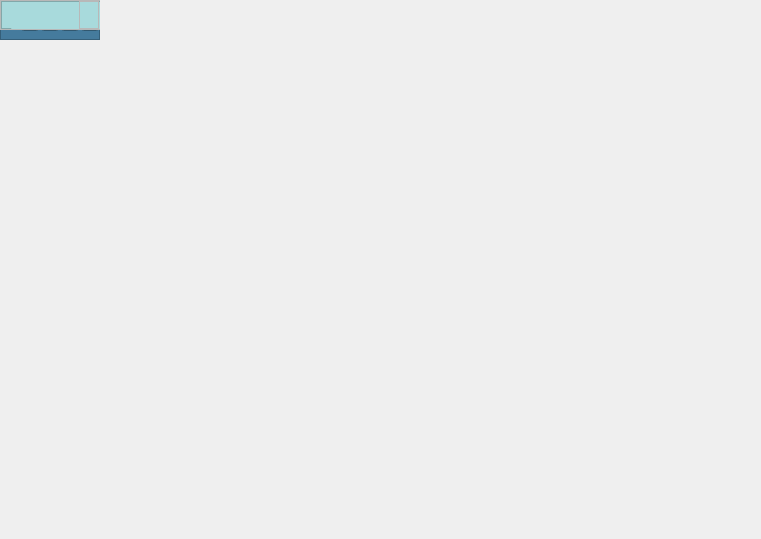
<?xml version="1.0" encoding="UTF-8"?>
<ui version="4.0">
 <class>MainWindow</class>
 <widget class="QMainWindow" name="MainWindow">
  <property name="geometry">
   <rect>
    <x>0</x>
    <y>0</y>
    <width>761</width>
    <height>539</height>
   </rect>
  </property>
  <property name="windowTitle">
   <string>Form</string>
  </property>
  <layout class="QVBoxLayout" name="verticalLayout">
   <property name="leftMargin">
    <number>0</number>
   </property>
   <property name="topMargin">
    <number>0</number>
   </property>
   <property name="rightMargin">
    <number>0</number>
   </property>
   <item>
    <widget class="QFrame" name="Frame_Superior">
     <property name="minimumSize">
      <size>
       <width>0</width>
       <height>40</height>
      </size>
     </property>
     <property name="maximumSize">
      <size>
       <width>16777215</width>
       <height>40</height>
      </size>
     </property>
     <property name="styleSheet">
      <string notr="true">background-color: rgb(69, 123, 157);</string>
     </property>
     <property name="frameShape">
      <enum>QFrame::StyledPanel</enum>
     </property>
     <property name="frameShadow">
      <enum>QFrame::Raised</enum>
     </property>
     <layout class="QHBoxLayout" name="horizontalLayout_2">
      <property name="spacing">
       <number>2</number>
      </property>
      <property name="leftMargin">
       <number>0</number>
      </property>
      <property name="topMargin">
       <number>0</number>
      </property>
      <property name="rightMargin">
       <number>0</number>
      </property>
      <property name="bottomMargin">
       <number>0</number>
      </property>
      <item>
       <widget class="QPushButton" name="btn_menu">
        <property name="minimumSize">
         <size>
          <width>0</width>
          <height>0</height>
         </size>
        </property>
        <property name="maximumSize">
         <size>
          <width>16777215</width>
          <height>16777215</height>
         </size>
        </property>
        <property name="layoutDirection">
         <enum>Qt::LeftToRight</enum>
        </property>
        <property name="styleSheet">
         <string notr="true">QPushButton{
background-color:#457b9d;
font:87 12pt&quot;Arial Black&quot;;
border-radius:0px;
}

QPushButton:hover{
background-color: #a8dadc;
font:87 12pt&quot;Arial Back&quot;;
border-radius:0px;
}</string>
        </property>
        <property name="text">
         <string>MENÚ</string>
        </property>
        <property name="icon">
         <iconset>
          <normaloff>../Intefaz_Grafica/MySQLvsNoSQL Performance/Imagenes/bars-solid.svg</normaloff>../Intefaz_Grafica/MySQLvsNoSQL Performance/Imagenes/bars-solid.svg</iconset>
        </property>
       </widget>
      </item>
      <item>
       <spacer name="horizontalSpacer">
        <property name="orientation">
         <enum>Qt::Horizontal</enum>
        </property>
        <property name="sizeHint" stdset="0">
         <size>
          <width>523</width>
          <height>20</height>
         </size>
        </property>
       </spacer>
      </item>
      <item>
       <widget class="QPushButton" name="btn_minimizar">
        <property name="styleSheet">
         <string notr="true">QPushButtom{
border:0px;
}
QPushButton:hover{
border:5px solid #a8dadc;
background-color:#a8dadc;
}
</string>
        </property>
        <property name="text">
         <string/>
        </property>
        <property name="icon">
         <iconset>
          <normaloff>../Intefaz_Grafica/MySQLvsNoSQL Performance/Imagenes/window-minimize-solid.svg</normaloff>../Intefaz_Grafica/MySQLvsNoSQL Performance/Imagenes/window-minimize-solid.svg</iconset>
        </property>
       </widget>
      </item>
      <item>
       <widget class="QPushButton" name="btn_restaurar">
        <property name="styleSheet">
         <string notr="true">QPushButtom{
border:0px;
}
QPushButton:hover{
border:5px solid #a8dadc;
background-color:#a8dadc;
}</string>
        </property>
        <property name="text">
         <string/>
        </property>
        <property name="icon">
         <iconset>
          <normaloff>../Intefaz_Grafica/MySQLvsNoSQL Performance/Imagenes/window-restore-regular.svg</normaloff>../Intefaz_Grafica/MySQLvsNoSQL Performance/Imagenes/window-restore-regular.svg</iconset>
        </property>
       </widget>
      </item>
      <item>
       <widget class="QPushButton" name="btn_maximizar">
        <property name="styleSheet">
         <string notr="true">QPushButtom{
border:0px;
}
QPushButton:hover{
border:5px solid #a8dadc;
background-color:#a8dadc;
}</string>
        </property>
        <property name="text">
         <string/>
        </property>
        <property name="icon">
         <iconset>
          <normaloff>../Intefaz_Grafica/MySQLvsNoSQL Performance/Imagenes/window-maximize-solid.svg</normaloff>../Intefaz_Grafica/MySQLvsNoSQL Performance/Imagenes/window-maximize-solid.svg</iconset>
        </property>
       </widget>
      </item>
      <item>
       <widget class="QPushButton" name="btn_cerrar">
        <property name="maximumSize">
         <size>
          <width>16777215</width>
          <height>16777215</height>
         </size>
        </property>
        <property name="styleSheet">
         <string notr="true">QPushButtom{
border:0px;
}
QPushButton:hover{
border:5px solid #a8dadc;
background-color:#a8dadc;
}</string>
        </property>
        <property name="text">
         <string/>
        </property>
        <property name="icon">
         <iconset>
          <normaloff>../Intefaz_Grafica/MySQLvsNoSQL Performance/Imagenes/times-circle-solid.svg</normaloff>../Intefaz_Grafica/MySQLvsNoSQL Performance/Imagenes/times-circle-solid.svg</iconset>
        </property>
       </widget>
      </item>
     </layout>
    </widget>
   </item>
   <item>
    <widget class="QFrame" name="Frame_Inferior">
     <property name="frameShape">
      <enum>QFrame::StyledPanel</enum>
     </property>
     <property name="frameShadow">
      <enum>QFrame::Raised</enum>
     </property>
     <layout class="QHBoxLayout" name="horizontalLayout">
      <property name="spacing">
       <number>0</number>
      </property>
      <property name="leftMargin">
       <number>0</number>
      </property>
      <property name="topMargin">
       <number>0</number>
      </property>
      <property name="rightMargin">
       <number>0</number>
      </property>
      <property name="bottomMargin">
       <number>0</number>
      </property>
      <item>
       <widget class="QFrame" name="Frame_Inferior_Izq">
        <property name="minimumSize">
         <size>
          <width>200</width>
          <height>0</height>
         </size>
        </property>
        <property name="maximumSize">
         <size>
          <width>200</width>
          <height>16777215</height>
         </size>
        </property>
        <property name="styleSheet">
         <string notr="true">QFrame{
background-color:#a8dadc;}

QPushButton{
background-color:#a8dadc;
border-top-left-radius: 20px;
border-bottom-left-radius: 20px;
font: 75 12pt &quot;Arial Narrow&quot;;
}
QPushButton:hover{
background-color:#a8dadc;
border-top-left-radius:20px;
border-bottom-left-radius:20px;
font: 75 12pt&quot;Arial Narrow&quot;;
}</string>
        </property>
        <property name="frameShape">
         <enum>QFrame::StyledPanel</enum>
        </property>
        <property name="frameShadow">
         <enum>QFrame::Raised</enum>
        </property>
        <layout class="QVBoxLayout" name="verticalLayout_3">
         <item>
          <widget class="QPushButton" name="pushButton_9">
           <property name="minimumSize">
            <size>
             <width>0</width>
             <height>40</height>
            </size>
           </property>
           <property name="maximumSize">
            <size>
             <width>16777215</width>
             <height>40</height>
            </size>
           </property>
           <property name="styleSheet">
            <string notr="true">QFrame{
background-color:#a8dadc;}

QPushButton{
background-color:#a8dadc;
border-top-left-radius: 20px;
border-bottom-left-radius: 20px;
font: 75 12pt &quot;Arial Narrow&quot;;
}
QPushButton:hover{
background-color:#f1faee;
border-top-left-radius:20px;
border-bottom-left-radius:20px;
font: 75 12pt&quot;Arial Narrow&quot;;
}
</string>
           </property>
           <property name="text">
            <string>Historia</string>
           </property>
           <property name="icon">
            <iconset>
             <normaloff>../Intefaz_Grafica/Imagenes_Interfaz/history-solid.svg</normaloff>../Intefaz_Grafica/Imagenes_Interfaz/history-solid.svg</iconset>
           </property>
          </widget>
         </item>
         <item>
          <widget class="QPushButton" name="pushButton_7">
           <property name="minimumSize">
            <size>
             <width>0</width>
             <height>40</height>
            </size>
           </property>
           <property name="maximumSize">
            <size>
             <width>16777215</width>
             <height>40</height>
            </size>
           </property>
           <property name="styleSheet">
            <string notr="true">QFrame{
background-color:#a8dadc;}

QPushButton{
background-color:#a8dadc;
border-top-left-radius: 20px;
border-bottom-left-radius: 20px;
font: 75 12pt &quot;Arial Narrow&quot;;
}
QPushButton:hover{
background-color:#f1faee;
border-top-left-radius:20px;
border-bottom-left-radius:20px;
font: 75 12pt&quot;Arial Narrow&quot;;
}
</string>
           </property>
           <property name="text">
            <string>Conceptos</string>
           </property>
           <property name="icon">
            <iconset>
             <normaloff>../Intefaz_Grafica/Imagenes_Interfaz/chalkboard-teacher-solid.svg</normaloff>../Intefaz_Grafica/Imagenes_Interfaz/chalkboard-teacher-solid.svg</iconset>
           </property>
          </widget>
         </item>
         <item>
          <widget class="QPushButton" name="pushButton_6">
           <property name="minimumSize">
            <size>
             <width>0</width>
             <height>40</height>
            </size>
           </property>
           <property name="maximumSize">
            <size>
             <width>16777215</width>
             <height>40</height>
            </size>
           </property>
           <property name="styleSheet">
            <string notr="true">QFrame{
background-color:#a8dadc;}

QPushButton{
background-color:#a8dadc;
border-top-left-radius: 20px;
border-bottom-left-radius: 20px;
font: 75 12pt &quot;Arial Narrow&quot;;
}
QPushButton:hover{
background-color:#f1faee;
border-top-left-radius:20px;
border-bottom-left-radius:20px;
font: 75 12pt&quot;Arial Narrow&quot;;
}
</string>
           </property>
           <property name="text">
            <string>Diseño</string>
           </property>
           <property name="icon">
            <iconset>
             <normaloff>../Intefaz_Grafica/Imagenes_Interfaz/comments-dollar-solid.svg</normaloff>../Intefaz_Grafica/Imagenes_Interfaz/comments-dollar-solid.svg</iconset>
           </property>
          </widget>
         </item>
         <item>
          <widget class="QPushButton" name="pushButton_8">
           <property name="minimumSize">
            <size>
             <width>0</width>
             <height>40</height>
            </size>
           </property>
           <property name="maximumSize">
            <size>
             <width>16777215</width>
             <height>40</height>
            </size>
           </property>
           <property name="styleSheet">
            <string notr="true">QFrame{
background-color:#a8dadc;}

QPushButton{
background-color:#a8dadc;
border-top-left-radius: 20px;
border-bottom-left-radius: 20px;
font: 75 12pt &quot;Arial Narrow&quot;;
}
QPushButton:hover{
background-color:#f1faee;
border-top-left-radius:20px;
border-bottom-left-radius:20px;
font: 75 12pt&quot;Arial Narrow&quot;;
}
</string>
           </property>
           <property name="text">
            <string>Databases</string>
           </property>
           <property name="icon">
            <iconset>
             <normaloff>../Intefaz_Grafica/Imagenes_Interfaz/database-solid.svg</normaloff>../Intefaz_Grafica/Imagenes_Interfaz/database-solid.svg</iconset>
           </property>
          </widget>
         </item>
         <item>
          <widget class="QPushButton" name="pushButton_10">
           <property name="minimumSize">
            <size>
             <width>0</width>
             <height>40</height>
            </size>
           </property>
           <property name="maximumSize">
            <size>
             <width>16777215</width>
             <height>40</height>
            </size>
           </property>
           <property name="styleSheet">
            <string notr="true">QFrame{
background-color:#a8dadc;}

QPushButton{
background-color:#a8dadc;
border-top-left-radius: 20px;
border-bottom-left-radius: 20px;
font: 75 12pt &quot;Arial Narrow&quot;;
}
QPushButton:hover{
background-color:#f1faee;
border-top-left-radius:20px;
border-bottom-left-radius:20px;
font: 75 12pt&quot;Arial Narrow&quot;;
}
</string>
           </property>
           <property name="text">
            <string>Rendimiento</string>
           </property>
           <property name="icon">
            <iconset>
             <normaloff>../Intefaz_Grafica/Imagenes_Interfaz/hourglass-half-solid.svg</normaloff>../Intefaz_Grafica/Imagenes_Interfaz/hourglass-half-solid.svg</iconset>
           </property>
          </widget>
         </item>
         <item>
          <spacer name="verticalSpacer">
           <property name="orientation">
            <enum>Qt::Vertical</enum>
           </property>
           <property name="sizeHint" stdset="0">
            <size>
             <width>20</width>
             <height>194</height>
            </size>
           </property>
          </spacer>
         </item>
         <item>
          <widget class="QLabel" name="label">
           <property name="text">
            <string>Mathias Cáceres B.</string>
           </property>
           <property name="alignment">
            <set>Qt::AlignCenter</set>
           </property>
          </widget>
         </item>
        </layout>
       </widget>
      </item>
      <item>
       <widget class="QFrame" name="frame_2">
        <property name="maximumSize">
         <size>
          <width>16777215</width>
          <height>16777215</height>
         </size>
        </property>
        <property name="frameShape">
         <enum>QFrame::StyledPanel</enum>
        </property>
        <property name="frameShadow">
         <enum>QFrame::Raised</enum>
        </property>
        <layout class="QVBoxLayout" name="verticalLayout_2">
         <item>
          <widget class="QStackedWidget" name="stackedWidget">
           <property name="currentIndex">
            <number>0</number>
           </property>
           <widget class="QWidget" name="Pag_1"/>
           <widget class="QWidget" name="Pag_2"/>
           <widget class="QWidget" name="Pag_3"/>
           <widget class="QWidget" name="Pag_4"/>
           <widget class="QWidget" name="Pag_5"/>
          </widget>
         </item>
        </layout>
       </widget>
      </item>
     </layout>
    </widget>
   </item>
  </layout>
 </widget>
 <resources/>
 <connections/>
</ui>
